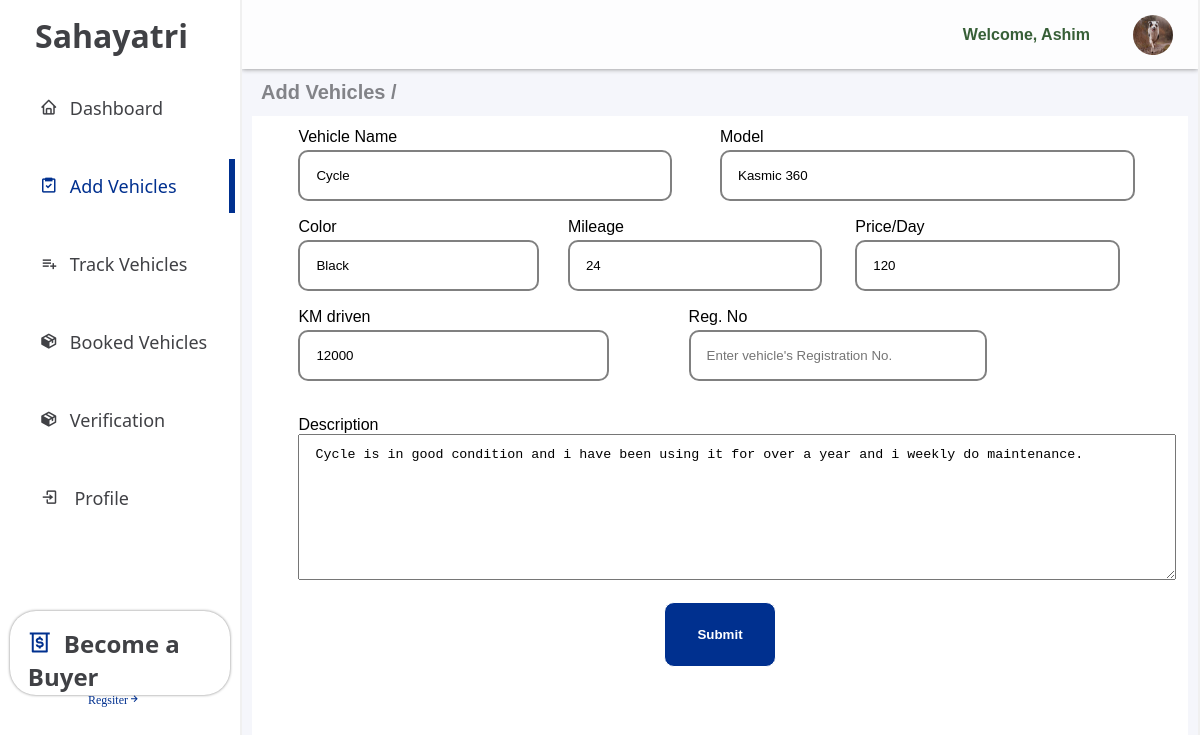
Screenshot of /seller/vehicleedit.php?edit_id=27 (signed in) with the database file from the repository.
### tables this page shows
CREATE TABLE `vehicles` (
  `id` int(11) NOT NULL,
  `user_id` int(100) NOT NULL,
  `booked` varchar(100) NOT NULL,
  `fromdate` date DEFAULT NULL,
  `todate` date DEFAULT NULL,
  `seller_id` int(100) NOT NULL,
  `img` varchar(255) DEFAULT NULL,
  `vehiclename` varchar(100) DEFAULT NULL,
  `model` varchar(50) DEFAULT NULL,
  `color` varchar(100) NOT NULL,
  `mileage` int(100) NOT NULL,
  `price` int(11) DEFAULT NULL,
  `km` int(100) NOT NULL,
  `registration` varchar(100) NOT NULL,
  `description` varchar(255) NOT NULL,
  `rating_counts` float NOT NULL
);

### seller/vehicleedit.php (the view, shortened to what this page needs)
<?php
$servername = "localhost";
$username = "root";
$password = "";
$database = "mydb";
$conn = new mysqli($servername, $username, $password, $database);
?>
<!DOCTYPE html>
<html lang="en">
<head>
    <link href='https://unpkg.com/boxicons@2.1.4/css/boxicons.min.css' rel='stylesheet'>
    <link rel="stylesheet" href="style/style.css">
    <link rel="stylesheet" href="style/addvehicle.css">
</head>
<body>
    <div class="container">
        <div class="sidebar">
            <h1>Sahayatri
            </h1>
            <ul>
                <a href="dashboard.php">
                    <li><i class='bx bx-home'></i>Dashboard</li>
                </a>
                <a href="add_vehicle.php">
                    <li id="active"><i class='bx bx-task'></i>Add Vehicles</li>
                </a>
                <a href="track_vehicles.php">
                    <li><i class='bx bx-list-plus'></i>Track Vehicles</li>
                </a>
                <a href="booked_vehicles.php">
                    <li><i class='bx bxs-package'></i>Booked Vehicles</li>
                </a>
                <a href="verification.php">
                    <li><i class='bx bxs-package'></i>Verification</li>
                </a>
                <a href="<?php if (isset ($_SESSION["Seller_loggedin"]) && $_SESSION["Seller_loggedin"] === true) {
                    echo "profile.php";
                } else {
                    echo "login.php";
                } ?>">
                    <li><i class='bx bx-log-in'></i>
                        <?php if (isset ($_SESSION["Seller_loggedin"]) && $_SESSION["Seller_loggedin"] === true) {
                            echo "Profile";
                        } else {
                            echo "Login";
                        } ?>
                    </li>
                </a>
            </ul>
            <div class="seller">
                <h1><i class='bx bx-money-withdraw'></i>Become a Buyer</h1>
                <a href="../sahafront/sahaback/new.php">
                    <p>Regsiter<i class='bx bx-right-arrow-alt'></i></p>
                </a>
            </div>
        </div>
        <div class="main">
            <div class="vehicle">
                <div class="nav_search">
                    <p>Welcome,
                        <?php if (isset ($_SESSION["Seller_firstname"])) {
                            echo $_SESSION["Seller_firstname"];
                            $id = $_GET['edit_id'];
                        } else {
                            echo "Seller";
                        } ?>
                    </p>
                    <div class="profile_image">
                        <img height="40px" width="40px" src="../sahafront/profile.jpg" alt="">
                    </div>
                </div>
                <h1>Add Vehicles /</h1>
                <div class="vehicle_info">
                    <div class="vehicle_container">
                        <?php $query = "SELECT * FROM vehicles WHERE id='$id'";
                        $result = $conn->query($query);
                        if ($result->num_rows > 0) {
                            while ($row = $result->fetch_assoc()) { ?>
                                <form action="vehicle_edit_process.php?edit=true&edit_id=<?php echo $id; ?>" method="post"
                                    enctype="multipart/form-data">
                                    <div class="first_add">
                                        <div class="veh_name">
                                            <label for="">Vehicle Name</label><br>
                                            <input name="veh_name" type="text" placeholder="Enter Vehicle Name"
                                                value="<?php echo $row['vehiclename']; ?>">
                                        </div>
                                        <div class="veh_model">
                                            <label for="">Model</label><br>
                                            <input name="veh_model" type="text" placeholder="Enter Vehicle Model"
                                                value="<?php echo $row['model']; ?>">
                                        </div>
                                    </div>
                                    <div class="second_add">
                                        <div class="veh_color">
                                            <label for="">Color</label>
                                            <input name="veh_color" type="text" placeholder="Enter Vehicle Color"
                                                value="<?php echo $row['color']; ?>">
                                        </div>
                                        <div class="veh_mileage">
                                            <label for="">Mileage</label>
                                            <input name="veh_mileage" type="text" placeholder="Enter Vehicle Mileage"
                                                value="<?php echo $row['mileage']; ?>">
                                        </div>
                                        <div class="veh_price">
                                            <label for="">Price/Day</label>
                                            <input name="veh_price" type="text" placeholder="Enter Price/day"
                                                value="<?php echo $row['price']; ?>">
                                        </div>
                                    </div>
                                    <div class="third_add">
                                        <div class="veh_km">
                                            <label for="">KM driven</label>
                                            <input name="veh_km" type="number" placeholder="Enter KM Driven"
                                                value="<?php echo $row['km']; ?>">
                                        </div>
                                        <div class="veh_reg">
                                            <label for="">Reg. No</label>
                                            <input name="veh_reg" type="text" placeholder="Enter vehicle's Registration No."
                                                value="<?php echo $row['registration']; ?>">
                                        </div>
                                    </div><br>
                                    <label for="">Description</label>
                                    <textarea name="txt" id="txt" cols="25" rows="8"
                                        placeholder="Describe your Vehicle's Information in Detail..."><?php echo $row['description']; ?></textarea><br>
                                    <button id="vehicle_add_btn" type="submit">Submit</button>
                                </form>
                            </div>
                        <?php }
                        } ?>
                </div>
            </div>
        </div>
    </div>
</body>
</html>

### seller/style/style.css (style rules this page uses)
* { margin: 0; padding: 0; }
i { margin-right: 12px; }
.profile_image { cursor: pointer; }
.nav_search { display: flex; flex-direction: row; align-items: center; justify-content: right; gap: 20px; background-color: #ffffffc7; box-shadow: 0px 0px 5px 0px gray; padding: 10px 25px; }
.nav_search p { color: rgba(19, 66, 19, 0.849); margin-top: auto; margin-bottom: auto; font-weight: 600; font-family: 'Franklin Gothic Medium', 'Arial Narrow', Arial, sans-serif; }
.nav_search img { border-radius: 50%; margin-left: 23px; margin-top: 5px; }
.container { display: grid; grid-template-columns: 1fr 4fr; height: 100vh; }
.sidebar { color: #404145; }
.sidebar ul { text-align: left; width: 96%; margin-left: auto; margin-right: auto; }
.sidebar ul a { color: #404145; text-decoration: none; }
.sidebar h1 { color: #404145; text-align: left; margin-top: 14px; font-family: 'Segoe UI', Tahoma, Geneva, Verdana, sans-serif; width: 96%; margin-left: 35px; }
.sidebar li { list-style: none; font-size: 18px; margin-top: 24px; margin-left: 35px; font-family: 'Segoe UI', Tahoma, Geneva, Verdana, sans-serif; padding-top: 15px; padding-bottom: 15px; }
.seller { margin-bottom: auto; display: block; margin-top: 36%; font-size: 12px; margin-left: auto; margin-right: auto; background-color: white; box-shadow: 0px 0px 3px 0px gray; height: 80px; width: 80%; padding: 2px 14px; border-radius: 26px; cursor: pointer; }
.seller h1 { margin-left: auto; margin-right: auto; cursor: pointer; }
.seller h1 i { color: #00308F; }
.seller a { display: block; text-decoration: none; font-size: 12px; }
.seller a p { text-align: center; color: #00308F; }
#active { color: #00308F; border-right: 6px solid #00308F ; }
.main { overflow-y: scroll; border-right: 2px solid #F0F0F0; border-left: 2px solid #F0F0F0; background-color: #f5f6fb; }
.vehicle { width: 100%; height: 100vh; margin-left: auto; margin-right: auto; }
.vehicle h1 { font-family: 'Segoe UI', Tahoma, Geneva, Verdana, sans-serif; color: #404145a2; font-family: 'Franklin Gothic Medium', 'Arial Narrow', Arial, sans-serif; margin-top: 12px; margin-bottom: 12px; margin-left: 19px; font-size: 20px; }
.vehicle_info { display: grid; height: 100vh; gap: 10px; background-color: white; width: 98%; margin-left: auto; margin-right: auto; }
.vehicle_container { width: 280px; height: 280px; cursor: pointer; padding: 39px 8px; margin-left: 14px; border-radius: 8px; margin-top: 12px; border: none; }

### seller/style/addvehicle.css (style rules this page uses)
.vehicle_container { display: grid; grid-template-columns: auto; width: 90%; margin-left: auto; height: 100vh; margin-right: auto; padding: 12px 0; }
.vehicle_info { display: block; height: 100vh; }
input { height: 23px; width: 95%; padding: 12px 16px; border: 2px solid gray; margin-top: 4px; border-radius: 10px; }
label { font-family: 'Gill Sans', 'Gill Sans MT', Calibri, 'Trebuchet MS', sans-serif; }
.first_add { display: flex; flex-direction: row; justify-content: space-between; width: 100%; height: 90px; }
.veh_name { width: 50%; }
.veh_name input { width: 80%; }
.veh_model { width: 50%; }
.veh_model input { width: 90%; }
.second_add { display: flex; flex-direction: row; justify-content: space-between; height: 90px; }
.second_add input { width: 80%; }
.third_add { display: flex; flex-direction: row; justify-content: left; height: 90px; }
#txt { width: 100%; padding: 12px 16px; }
.veh_reg { margin-left: 12%; }
#vehicle_add_btn { display: block; text-align: center; background-color: #00308F; color: white; padding: 24px 32px; border-radius: 10px; font-family: Arial, Helvetica, sans-serif; border: 1px solid ; cursor: pointer; font-weight: 600; margin-top: 18px; margin-left: auto; margin-right: auto; transition: 0.3s; }

### rows the page displays
vehicles: veh_name "Cycle", veh_model "Kasmic 360", veh_color "Black", veh_mileage "24", veh_price "120", veh_km "12000", txt "Cycle is in good condition and i have been using it for over a year and i weekly do maintenance."

### other values shown
$_SESSION["Seller_firstname"] "Ashim"
